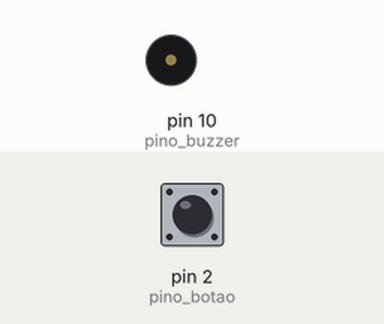
The sketch below on a simulated Arduino Uno, built with avr-gcc and run on an emulated ATmega328P. Shown: buzzer (waves = sounding). The test bench sets the inputs (shaded band); at power-on: pin 2 (pino_botao) HIGH.

Above: at 1.2 s.
1.3 s: pin 2 (pino_botao) pulled LOW for 0.15 s
At 2.6 s:
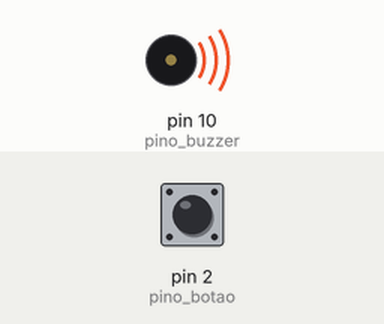
Timing chart, 0 to 10.4 s (numbered marks = the images above; inputs shaded):
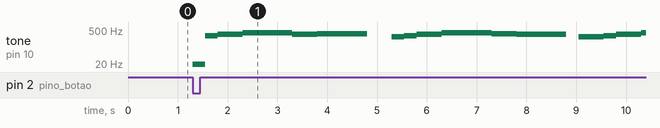

Measured:
- after the input at 1.3 s, tone on pin 10 (pino_buzzer): plays 3 Hz for 0.25 s, 293 Hz for 0.25 s, 329 Hz for 0.50 s, 391 Hz for 1.0 s, 329 Hz for 0.50 s, 349 Hz for 1.0 s … (16 notes in this stretch), starting at once

The sketch:

asa_branca.ino
```cpp
const int pino_buzzer = 10;  // pino onde o buzzer está conectado
const int pino_botao = 2;
const int tempo = 1000;

// Frequencias de cada nota musical
const int c = 261;  // Dó
const int d = 293;  // Ré
const int e = 329;  // Mi
const int f = 349;  // Fá
const int g = 391;  // Sol
const int a = 440;  // Lá
const int b = 493;  // Si

int notas[] = {c, d, e, g, g, e, f, f, 0, c, d, e, g, g, f, e, 0, c, c, d, e, g, 0, g, f, e, c, f, 0, f, e, d, d, e, 0, d, d, c, c, 0};
int tempos[] = {4, 4, 2, 2, 2, 2, 2, 2, 2, 4, 4, 2, 2, 2, 2, 1, 4, 4, 4, 4, 2, 2, 4, 4, 4, 4, 2, 2, 4, 4, 4, 4, 2, 2, 4, 4, 4, 4, 1};
int tamanho = 0, i;

void setup() {
    pinMode(pino_botao, INPUT_PULLUP);
    pinMode(pino_buzzer, OUTPUT);  // configura o pino com o buzzer como saída
    tamanho = sizeof(notas) / 2;
    for (i = 0; i < tamanho; i++) {
        tempos[i] = tempo / tempos[i];
    }
}
void loop() {
    bool estado_botao = digitalRead(pino_botao);
    if (estado_botao == LOW) {
        for (i = 0; i < tamanho; i++) {
            if (notas[i] == 0) {
                noTone(pino_buzzer);
                delay(tempos[i]);
            } else {
                tone(pino_buzzer, notas[i]);
                delay(tempos[i]);
            }
        }
    }
}
```
